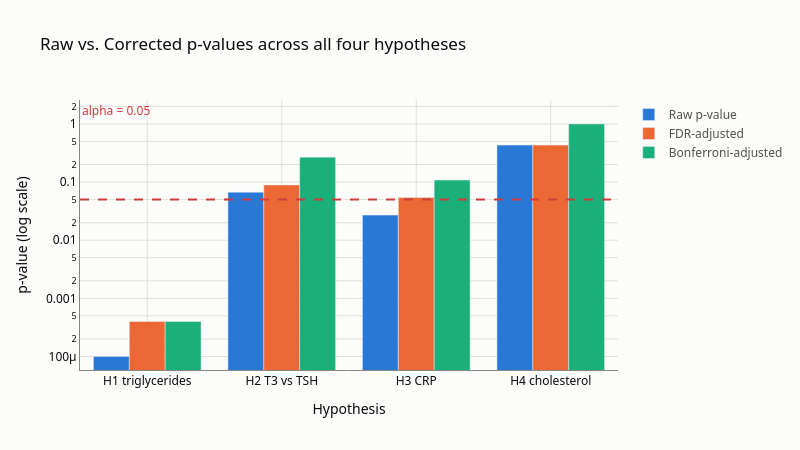

The code cell stored with this chart in its notebook:
### Markdown cell above
## Chart 2: Raw vs. Corrected p-values

### Code cell
aqua = '#1baf7a'

hyps = ['H1\ntriglycerides', 'H2\nT3 vs TSH', 'H3\nCRP', 'H4\ncholesterol']
raw = [0.0001, 0.067, 0.027, 0.432]
fdr = [0.0004, 0.0893, 0.0540, 0.4320]
bonf = [0.0004, 0.2680, 0.1080, 1.0000]

fig2 = go.Figure()
fig2.add_trace(go.Bar(name='Raw p-value', x=hyps, y=raw, marker_color=blue))
fig2.add_trace(go.Bar(name='FDR-adjusted', x=hyps, y=fdr, marker_color=orange))
fig2.add_trace(go.Bar(name='Bonferroni-adjusted', x=hyps, y=bonf, marker_color=aqua))

fig2.add_hline(y=0.05, line_dash='dash', line_color=critical, annotation_text='alpha = 0.05', annotation_position='top left', annotation_font_color=critical)

fig2.update_yaxes(type='log', title='p-value (log scale)', gridcolor=grid, zeroline=False, linecolor=muted)
fig2.update_xaxes(title='Hypothesis', gridcolor=grid, zeroline=False, linecolor=muted)

fig2.update_layout(
    title='Raw vs. Corrected p-values across all four hypotheses',
    barmode='group',
    plot_bgcolor=surface, paper_bgcolor=surface,
    font=dict(color=ink, family='system-ui, -apple-system, "Segoe UI", sans-serif'),
    legend=dict(font=dict(color=secondary_ink)),
    height=450, width=800,
)

fig2.show()

### Figure 1 — Plotly figure (JSON) as saved in the notebook; plotly's stock layout.template omitted (floating-point values rounded to 4 significant figures)
{"data": [{"marker": {"color": "#2a78d6"}, "name": "Raw p-value", "type": "bar", "x": ["H1\ntriglycerides", "H2\nT3 vs TSH", "H3\nCRP", "H4\ncholesterol"], "y": [0.0001, 0.067, 0.027, 0.432]}, {"marker": {"color": "#eb6834"}, "name": "FDR-adjusted", "type": "bar", "x": ["H1\ntriglycerides", "H2\nT3 vs TSH", "H3\nCRP", "H4\ncholesterol"], "y": [0.0004, 0.0893, 0.054, 0.432]}, {"marker": {"color": "#1baf7a"}, "name": "Bonferroni-adjusted", "type": "bar", "x": ["H1\ntriglycerides", "H2\nT3 vs TSH", "H3\nCRP", "H4\ncholesterol"], "y": [0.0004, 0.268, 0.108, 1]}], "layout": {"annotations": [{"font": {"color": "#d03b3b"}, "showarrow": false, "text": "alpha = 0.05", "x": 0, "xanchor": "left", "xref": "x domain", "y": 0.05, "yanchor": "bottom", "yref": "y"}], "barmode": "group", "font": {"color": "#0b0b0b", "family": "system-ui, -apple-system, \"Segoe UI\", sans-serif"}, "height": 450, "legend": {"font": {"color": "#52514e"}}, "paper_bgcolor": "#fcfcfb", "plot_bgcolor": "#fcfcfb", "shapes": [{"line": {"color": "#d03b3b", "dash": "dash"}, "type": "line", "x0": 0, "x1": 1, "xref": "x domain", "y0": 0.05, "y1": 0.05, "yref": "y"}], "title": {"text": "Raw vs. Corrected p-values across all four hypotheses"}, "width": 800, "xaxis": {"gridcolor": "#e1e0d9", "linecolor": "#898781", "title": {"text": "Hypothesis"}, "zeroline": false}, "yaxis": {"gridcolor": "#e1e0d9", "linecolor": "#898781", "title": {"text": "p-value (log scale)"}, "type": "log", "zeroline": false}}}
